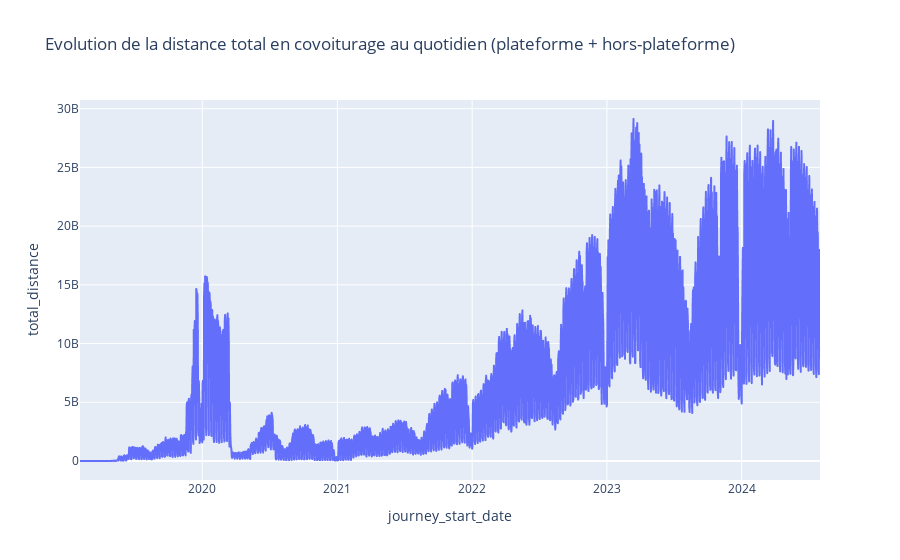

Notebook source saved alongside this figure:
### Markdown cell above
Chaque semaine, on remarque un pic le mardi et une baisse significative (~66%) le week-end.

### Code cell
fig = px.line(df, x="journey_start_date", y="total_distance", title='Evolution de la distance total en covoiturage au quotidien (plateforme + hors-plateforme)')
fig.show()

### Figure 1 — Plotly figure (JSON) as saved in the notebook; plotly's stock layout.template omitted (floating-point values rounded to 4 significant figures; data arrays with more than 128 entries replaced by an {"elided": "..."} marker saying what was removed)
{"data": [{"hovertemplate": "journey_start_date=%{x}<br>total_distance=%{y}<extra></extra>", "legendgroup": "", "line": {"color": "#636efa", "dash": "solid"}, "marker": {"symbol": "circle"}, "mode": "lines", "name": "", "showlegend": false, "type": "scattergl", "x": {"elided": "1966 str values"}, "xaxis": "x", "y": {"elided": "1966 int values"}, "yaxis": "y"}], "layout": {"legend": {"tracegroupgap": 0}, "title": {"text": "Evolution de la distance total en covoiturage au quotidien (plateforme + hors-plateforme)"}, "xaxis": {"anchor": "y", "domain": [0, 1], "title": {"text": "journey_start_date"}}, "yaxis": {"anchor": "x", "domain": [0, 1], "title": {"text": "total_distance"}}}}
